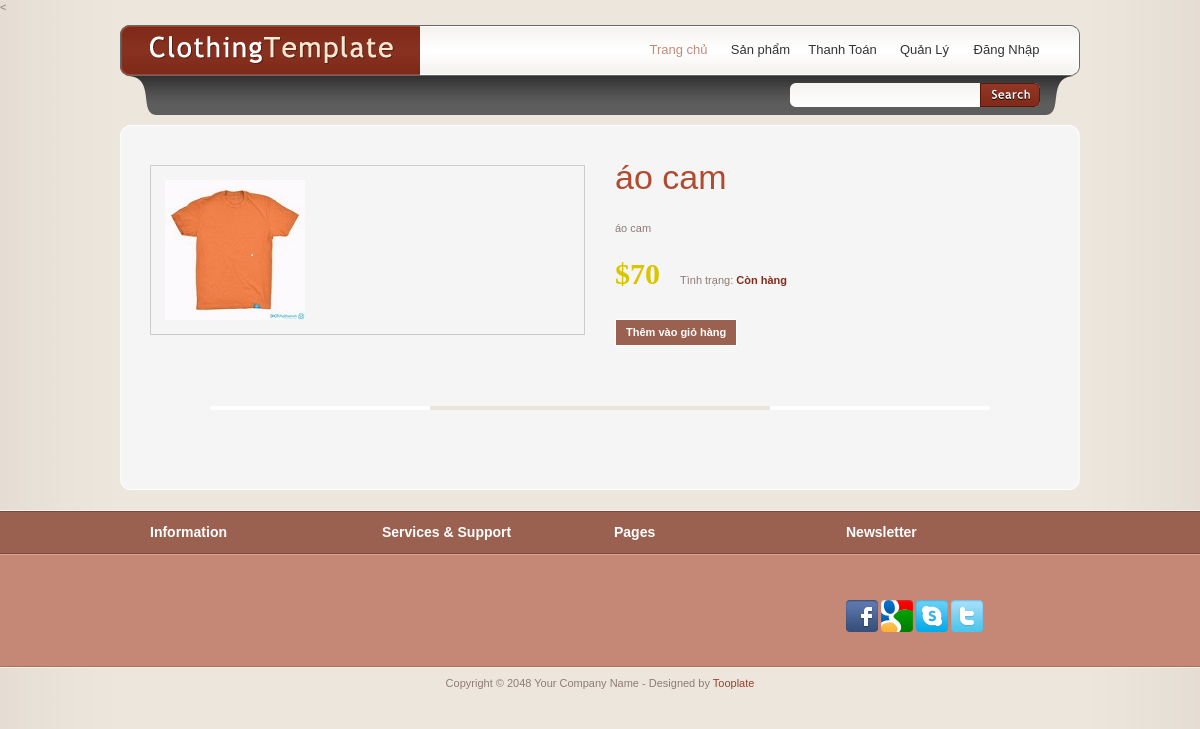
Page /exBaiTapWeb/index.php/welcome/productdetail?id=cam on the committed database.
### tables this page shows
CREATE TABLE `hang` (
  `mahang` varchar(200) NOT NULL,
  `tenhang` varchar(200) NOT NULL,
  `mota` text NOT NULL,
  `hinh` varchar(200) DEFAULT NULL,
  `gia` int(11) DEFAULT NULL,
  `maloai` varchar(200) DEFAULT NULL,
  `manxb` varchar(200) DEFAULT NULL
);

### exBaiTapWeb/application/controllers/Welcome.php (called while the page is built, shortened)
<?php
class Welcome extends CI_Controller
{
    public function __construct()
    {
        $this->load->model('User_model');
        $this->load->model('Product_model');
        $this->load->model('Bill_model');
    }
    public function productDetail($product = '')
    {
        if (empty($product))
        {
            if (!empty($_GET))
            {
                $id = $_GET['id'];
                $product = $this->Product_model->searchProduct($id);
                $data = array(
                    'product' => $product[0]
                );
                $this->load->view('productdetail', $data);
            } else
            {
                $this->load->view('productdetail', array
                (
                    'mess' => 'không sản phẩm được chọn',
                    'product' => '0'
                ));
            }
        } else
        {
            $this->load->view('productdetail', $product);
        }
    }
}

### exBaiTapWeb/index.php (called while the page is built, shortened)
<?php
require_once BASEPATH.'core/CodeIgniter.php';

### exBaiTapWeb/application/models/Product_model.php (called while the page is built, shortened)
<?php
class Product_model extends CI_Model
{
    public function searchProduct($id)
    {
        $this->db->where('mahang',$id);
        return $this->db->get('hang')->result_array();
    }
}

### exBaiTapWeb/application/views/productdetail.php (the view, shortened to what this page needs)
<!DOCTYPE html PUBLIC "-//W3C//DTD XHTML 1.0 Transitional//EN" "http://www.w3.org/TR/xhtml1/DTD/xhtml1-transitional.dtd">
<html xmlns="http://www.w3.org/1999/xhtml">
<head>
    <link href="<?php
    echo LAYOUT_URL
    ?>tooplate_style.css" rel="stylesheet" type="text/css"/>
    <link rel="stylesheet" type="text/css" href="<?php
    echo LAYOUT_URL
    ?>css/ddsmoothmenu.css"/>
    <link rel="stylesheet" type="text/css" media="all" href="<?php
    echo LAYOUT_URL
    ?>css/jquery.dualSlider.0.2.css"/>
    <link rel="stylesheet" href="<?php
    echo LAYOUT_URL
    ?>css/slimbox2.css" type="text/css" media="screen"/>
</head>
<body>
<div id="tooplate_wrapper">
    <div id="tooplate_header">
        <div id="header_top">
            <div id="site_title"><a href="index">Clothing Template</a></div>
            <div id="tooplate_menu" class="ddsmoothmenu">
                <ul>
                    <li><a href="index" class="selected">Trang chủ</a></li>
                    <li><a href="allProduct">Sản phẩm</a>
                    </li>
                    <li><a href="viewCart">Thanh Toán</a></li>
                    <li><a href="manageProducts">Quản Lý</a></li>
                    <?php
                    if (isset($_SESSION['user']))
                    {
                        echo "<li><a href='# class='last'>Hello {$_SESSION['user'][0]['tenkh']}</a></li>";
                        echo "<li><a href='logout' class='last'>Đăng Xuất
                </a></li>";
                    } else
                    {
                        echo '<li><a href="login" class="last">Đăng Nhập</a></li>';
                    }
                    ?>
                </ul>
                <br style="clear: left"/>
            </div>
        </div>
        <div id="header_bottom">
            <div id="tooplate_search">
                <form action="search" method="get">
                    <input type="text" id="keyword" title="keyword" onfocus="clearText(this)"
                           onblur="clearText(this)" class="txt_field" name="id"/>
                    <input type="submit" name="Search" value=" " alt="Search" id="searchbutton" title="search"
                           class="sub_btn"/>
                </form>
            </div>
        </div>
    </div>
    <div id="tooplate_main"><span class="main_border main_border_t"></span><span class="main_border main_border_b"></span>
    	<div class="product">
        	<div class="col col_2 product_preview">
	            <a rel="lightbox" href="<?php
echo LAYOUT_URL.$product['hinh'];
?>"><img src="<?php
echo LAYOUT_URL.$product['hinh'];
?>" class="left" alt="image" /></a>
            </div>
            <div class="col col_2 product_detail">
            	<h1><?php echo $product['tenhang']; ?></h1>
                <p><?php echo $product['mota']; ?></p>
                <div class="clear h20"></div>
              <p class="price">$<?php echo $product['gia'] ?><span>Tình trạng: <strong>Còn hàng</strong></span></p>
                <div class="clear h20"></div>
              <a href="addCart?id=<?php echo $product['mahang']; ?>" class="button left">Thêm vào giỏ hàng</a>
			</div>
		</div>
        <hr />
    </div>
</div>
<div id="tooplate_bottom_wrapper">
    <div id="tooplate_bottom">
        <div class="col col_4">
            <h4>Information</h4>
        </div>
        <div class="col col_4">
            <h4>Services &amp; Support</h4>
        </div>
        <div class="col col_4 twitter">
            <h4>Pages</h4>
        </div>
        <div class="col col_4">
            <h4>Newsletter</h4>
            <div class="clear h30"></div>
            <a href="#"><img src="<?php echo LAYOUT_URL;?>images/facebook.png" alt="Facebook"/></a>
            <a href="#"><img src="<?php echo LAYOUT_URL;?>images/google.png" alt="Google"/></a>
            <a href="#"><img src="<?php echo LAYOUT_URL;?>images/skype.png" alt="Skype"/></a>
            <a href="#"><img src="<?php echo LAYOUT_URL;?>images/twitter2.png" alt="Twitter"/></a>
        </div>
    </div>
</div>
<div id="tooplate_footer_wrapper">
    <div id="tooplate_footer">
        Copyright © 2048 Your Company Name
        - Designed by <a href="http://www.tooplate.com">Tooplate</a>
    </div>
</div>
</body>
</html>

### exBaiTapWeb/tooplate_style.css (style rules this page uses)
body { margin: 0; padding: 0; color: #8f7b76; font-family: Verdana, Arial, Helvetica, sans-serif; font-size: 11px; line-height: 1.4em; background-color: #d5ccbd; background-image: url(images/tooplate_body.jpg); background-repeat: repeat-y; background-position: center; }
h1, h2, h3, h4, h5, h6 { color:#b04b2f; font-weight:400; padding: 0; margin: 0 0 10px 0; }
h1 { font-size:34px; margin-bottom: 35px }
h4 { font-size:18px }
.left { float:left }
.clear { clear: both }
.h20 { height: 20px }
.h30 { height: 30px }
img { margin: 0; padding: 0; border: 0 }
p { margin: 0 0 10px 0; padding: 0 }
hr { clear: both; margin-bottom: 40px; padding-top: 28px; border: none; background: url(images/tooplate_hr.png) center bottom no-repeat }
input { margin-bottom: 10px }
a:link, a:visited { color:#9b412d; text-decoration: none }
a.button { display: inline-block; padding: 5px 10px; background: #9b6150; border: 1px solid #fff; color: #fff; font-weight: 700 }
a.button, a.more { text-decoration: none }
#tooplate_wrapper { width: 960px; margin: 0 auto; padding: 10px; }
#tooplate_header { height: 90px; margin-bottom: 20px; background: url(images/tooplate_header.png) no-repeat }
#header_top { padding: 10px 30px; height: 30px; }
#header_bottom { padding: 8px 40px; height: 24px; line-height: 24px; color: #ccc }
#tooplate_main { padding: 30px 15px; position: relative; margin-bottom: 20px; background: url(images/tooplate_main_m.png) repeat-y }
#tooplate_main .main_border { position: absolute; left: 0; width: 960px; height: 10px; }
#tooplate_main .main_border_t { top: -10px; background: url(images/tooplate_main_t.png) }
#tooplate_main .main_border_b { bottom: -10px; background: url(images/tooplate_main_b.png) }
#tooplate_bottom_wrapper { width: 100%; background: #c58877 url(images/tooplate_bottom.png) repeat-x top }
#tooplate_bottom { width: 930px; margin: 0 auto; padding: 10px 15px 0; color: #ece6dd }
#tooplate_footer_wrapper { width: 100%; background: url(images/tooplate_footer.png) repeat-x top }
#tooplate_footer { width: 930px; margin: 0 auto; padding: 10px 15px 10px; text-align: center; }
.col { float: left; margin: 0 15px 30px 15px; }
.col_2 { width: 435px }
.col_4 { width: 202px; }
#site_title { float: left; }
#site_title a { display: block; font-size: 12px; font-family: Georgia, "Times New Roman", Times, serif; width: 250px; height: 30px; color: #acacac; text-indent: -10000px; background: url(images/tooplate_logo.png) no-repeat center left }
#tooplate_menu { float: right }
#tooplate_search { float: right; width: 250px; height: 24px; background: url(images/tooplate_search.png) }
#tooplate_search form { margin: 0; padding: 0; }
#tooplate_search .txt_field { float: left; display: block; height: 24px; width: 180px; padding: 0 5px; margin: 0; color: #ccc; font-size: 12px; font-variant: normal; border: none; background: none; }
#tooplate_search .sub_btn { float: right; display: block; height: 24px; width: 60px; cursor: pointer; border: none; background: none; }
.product h1, .product h2 { margin-left: 20px; }
.product .price { font-size: 30px; color: #dbc400; font-weight: 700; font-family: "MS Serif", "New York", serif; }
.product .price span { font-family: Verdana, Geneva, sans-serif; display: inline-block; margin-left: 20px; font-size: 11px; font-weight: 400; color: #8f7b76 }
.product .price strong { color: #842c1b }
#tooplate_main .product .product_detail h1 { margin: 0 0 30px 0; padding: 5px 0 }
#tooplate_main .product .product_preview { width: 405px; padding: 14px; border: 1px solid #ccc }
#tooplate_bottom h4 { font-size: 14px; color: #fff; font-weight: 700; padding: 5px 0 20px; }
#tooplate_bottom a { color: #fff }

### exBaiTapWeb/css/ddsmoothmenu.css (style rules this page uses)
.ddsmoothmenu ul { margin: 0; padding: 0; list-style-type: none; }
.ddsmoothmenu ul li { position: relative; display: inline; float: left; }
.ddsmoothmenu ul li a { display: block; height: 30px; width: 77px; margin-right: 5px; line-height: 30px; font-size: 13px; color: #333; text-align: center; text-decoration: none; font-weight: 400; outline: none; background:url(../images/templatemo_menu_divider.png) center right no-repeat }
.ddsmoothmenu ul li a.last { background: none }
.ddsmoothmenu ul li a.selected, .ddsmoothmenu ul li a:hover { color: #c58877; }

### rows in the picture
hang: hinh (picture), tenhang "áo cam", mota "áo cam", gia "70"
